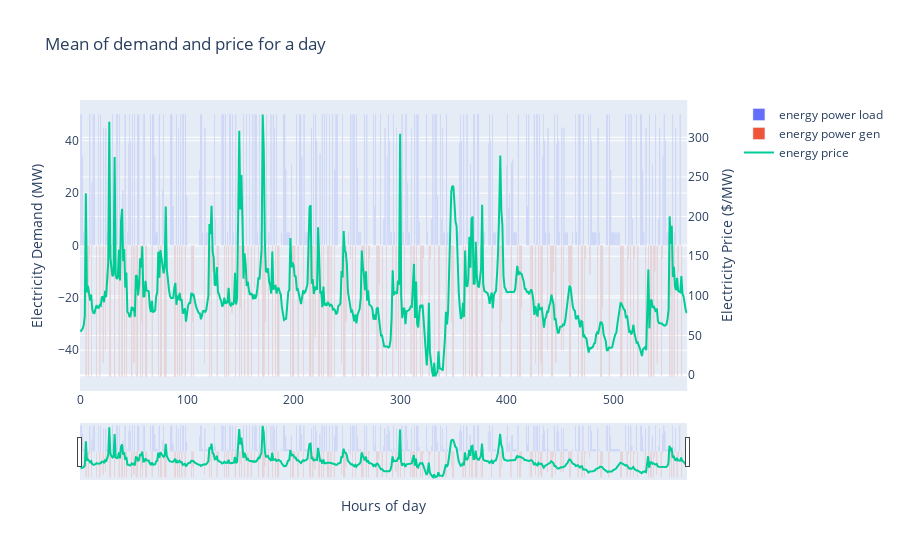

Here is the notebook cell this chart was saved with:
### Code cell
fig = make_subplots(specs=[[{"secondary_y": True}]])
fig.add_trace(go.Bar(x=results['timestamp'].index, y=results['battery_bid_energy_power_load'], name='energy power load'), secondary_y=False)
fig.add_trace(go.Bar(x=results['timestamp'].index, y=results['battery_bid_energy_power_gen'], name='energy power gen'), secondary_y=False)
fig.add_trace(go.Scatter(x=results['timestamp'].index, y=results['energy_price'], name='energy price'), secondary_y=True)

# Add figure title
fig.update_layout(
    title_text="Mean of demand and price for a day",
    xaxis_rangeslider_visible=True,
)

# Set x-axis title
fig.update_xaxes(title_text="Hours of day")

# Set y-axes titles
fig.update_yaxes(title_text="Electricity Demand (MW)", secondary_y=False)
fig.update_yaxes(title_text="Electricity Price ($/MW)", secondary_y=True)

fig.show()

### Figure 1 — Plotly figure (JSON) as saved in the notebook; plotly's stock layout.template omitted (floating-point values rounded to 4 significant figures; data arrays with more than 128 entries replaced by an {"elided": "..."} marker saying what was removed)
{"data": [{"name": "energy power load", "type": "bar", "x": {"elided": "570 int values"}, "xaxis": "x", "y": {"elided": "570 float values"}, "yaxis": "y"}, {"name": "energy power gen", "type": "bar", "x": {"elided": "570 int values"}, "xaxis": "x", "y": {"elided": "570 float values"}, "yaxis": "y"}, {"name": "energy price", "type": "scatter", "x": {"elided": "570 int values"}, "xaxis": "x", "y": {"elided": "570 float values"}, "yaxis": "y2"}], "layout": {"title": {"text": "Mean of demand and price for a day"}, "xaxis": {"anchor": "y", "domain": [0, 0.94], "rangeslider": {"visible": true}, "title": {"text": "Hours of day"}}, "yaxis": {"anchor": "x", "domain": [0, 1], "title": {"text": "Electricity Demand (MW)"}}, "yaxis2": {"anchor": "x", "overlaying": "y", "side": "right", "title": {"text": "Electricity Price ($/MW)"}}}}
